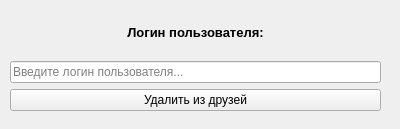
<?xml version="1.0" encoding="UTF-8"?>
<ui version="4.0">
 <class>Delete_friend</class>
 <widget class="QWidget" name="Delete_friend">
  <property name="geometry">
   <rect>
    <x>0</x>
    <y>0</y>
    <width>400</width>
    <height>129</height>
   </rect>
  </property>
  <property name="windowTitle">
   <string>Messenger Delete Friend</string>
  </property>
  <widget class="QWidget" name="verticalLayoutWidget">
   <property name="geometry">
    <rect>
     <x>10</x>
     <y>10</y>
     <width>371</width>
     <height>101</height>
    </rect>
   </property>
   <layout class="QVBoxLayout" name="verticalLayout">
    <item>
     <widget class="QLabel" name="friend_login_label">
      <property name="font">
       <font>
        <family>Tahoma</family>
        <pointsize>10</pointsize>
        <weight>75</weight>
        <bold>true</bold>
       </font>
      </property>
      <property name="text">
       <string>Логин пользователя:</string>
      </property>
      <property name="alignment">
       <set>Qt::AlignCenter</set>
      </property>
     </widget>
    </item>
    <item>
     <widget class="QLineEdit" name="friend_login_editline">
      <property name="inputMask">
       <string/>
      </property>
      <property name="text">
       <string/>
      </property>
      <property name="placeholderText">
       <string>Введите логин пользователя...</string>
      </property>
     </widget>
    </item>
    <item>
     <widget class="QPushButton" name="delete_friend_btn">
      <property name="text">
       <string>Удалить из друзей</string>
      </property>
     </widget>
    </item>
   </layout>
  </widget>
 </widget>
 <resources/>
 <connections/>
</ui>
